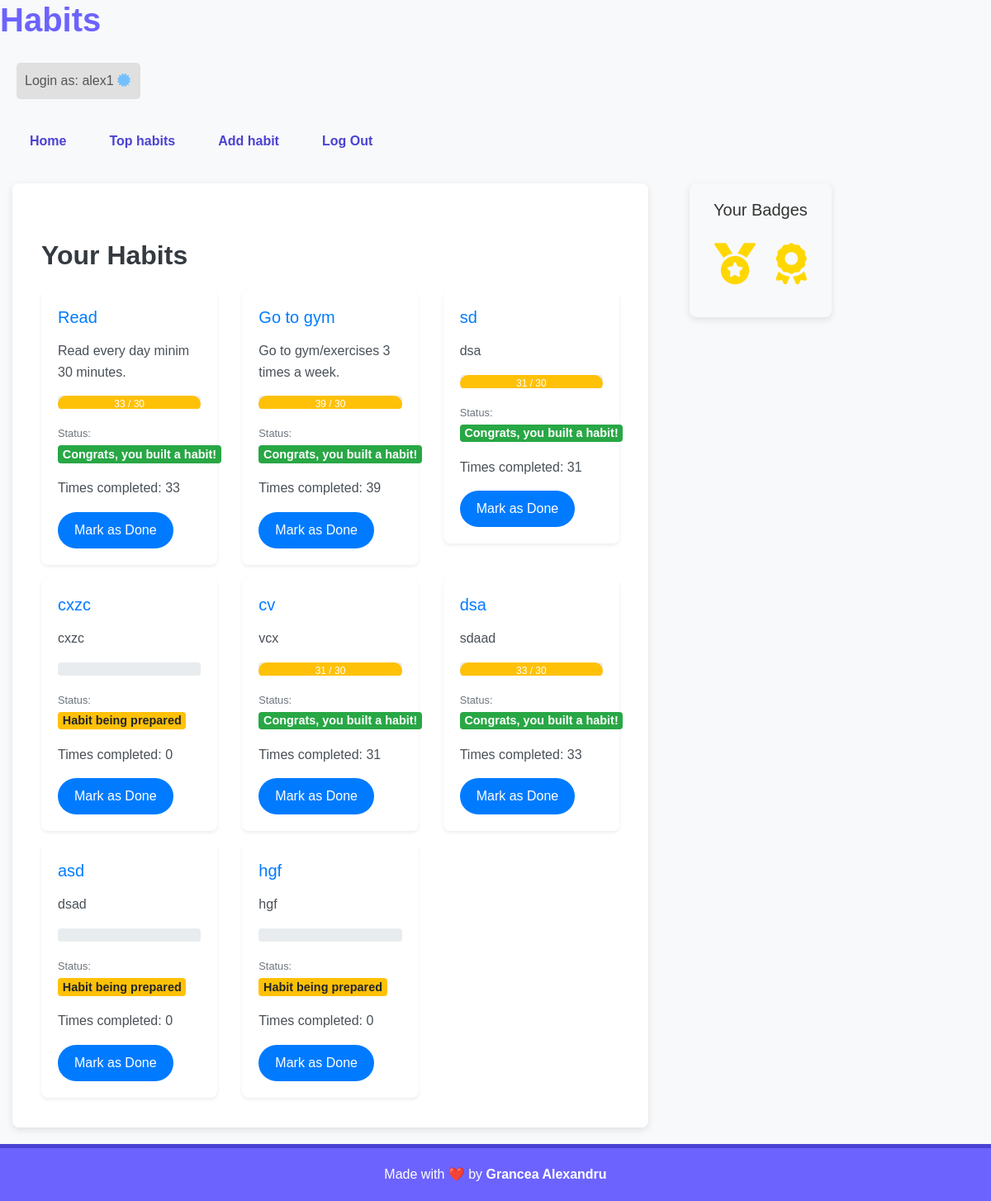
Page /main (signed in) on the earlier database version.
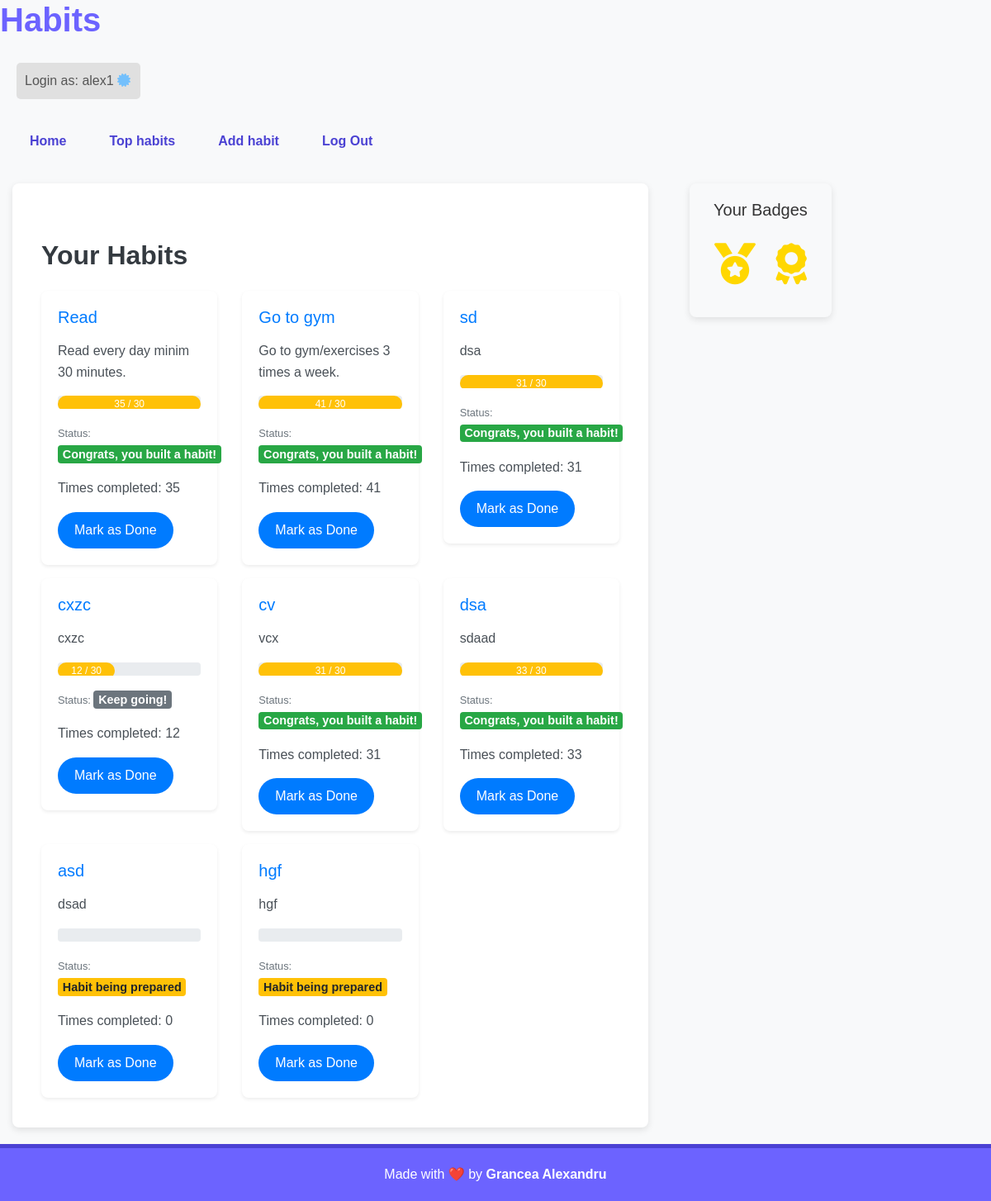
Same page on the later database version.
### habits/models.py (models this page shows, shortened)
class Habit(models.Model):
    user = models.ForeignKey(User, on_delete=models.CASCADE, related_name="habits")
    habit = models.CharField(max_length=64)
    description = models.CharField(max_length=255)
    status = models.CharField(max_length=64, default="Habit being formed")
    times_completed = models.IntegerField(default=0)
    private = models.BooleanField(default=False)

### habits/views.py (the view)
# urls.py: path('main', views.main_page, name='main_page'),
def main_page(request):
    habits = Habit.objects.filter(user=request.user)
    total_completed = 0
    for habit in habits:
        if habit.times_completed >= 30:
            total_completed += 1
    user_badges = get_badge(total_completed)
    return render(request, "habits/main_page.html", {
        "habits": habits,
        "user_badges": user_badges
    })

### habits/templatetags/custom_filters.py (called while the page is built)
@register.filter
def percentage(value, max_value):
    try:
        return (value / max_value) * 100
    except (ValueError, ZeroDivisionError):
        return 0

@register.filter
def get_badge(total_completed):
    user_badges = []
    if total_completed >= 1:
        user_badges.append("Starter Badge")
    if total_completed >= 5:
        user_badges.append("Consistency Badge")
    if total_completed >= 10:
        user_badges.append("Master Badge")
    return user_badges

### templates/habits/main_page.html (shortened to what this page needs)
{% extends "habits/layout.html" %}
{% load custom_filters %}
{% block body %}
    <div class="container mt-5">
        <div class="header">
            <h2>Your Habits</h2>
        </div>
        {% if habits %}
            <div class="habit-list mt-4">
                <div class="row">
                    {% for habit in habits %}
                        <div class="col-md-4 mb-3">
                            <div class="card shadow-sm habit-card" id="habit-card-{{ habit.id }}">
                                <div class="card-body">
                                    <h5 class="card-title">{{ habit.habit }}</h5>
                                    <p class="card-text">{{ habit.description }}</p>
                                <div class="progress">
                                    <div id="progress-bar-{{ habit.id }}" class="progress-bar bg-warning"
                                         role="progressbar"
                                         style="width: {{ habit.times_completed|percentage:30 }}%;"
                                         aria-valuenow="{{ habit.times_completed }}"
                                         aria-valuemin="0"
                                         aria-valuemax="30">
                                        {{ habit.times_completed }} / 30
                                    </div>
                                </div>
                                <p class="card-text">
                                    <small class="text-muted">Status:
                                        <span id="status-{{ habit.id }}">
                                            {% if habit.times_completed >= 30 %}
                                                <span class="badge badge-success">Congrats, you built a habit! </span>
                                            {% elif habit.times_completed >= 25 %}
                                                <span class="badge badge-primary">Almost there!</span>
                                            {% elif habit.times_completed >= 10 %}
                                                <span class="badge badge-secondary"> Keep going! </span>
                                            {% else %}
                                                <span class="badge badge-warning">Habit being prepared</span>
                                            {% endif %}
                                        </span>
                                    </small>
                                </p>
                                <p class="card-text">
                                    Times completed: <span id="times-completed-{{ habit.id }}">{{ habit.times_completed }}</span>
                                </p>
                                <button class="btn btn-primary btn-sm mark-done-btn" data-habit-id="{{ habit.id }}">Mark as Done</button>
                                </div>
                            </div>
                        </div>
                    {% endfor %}
                </div>
            </div>
        {% else %}
            <div class="alert alert-info text-center mt-4" role="alert">
                You don't have any habits yet. <a href="{% url 'add_habit' %}" class="alert-link">Add a new habit</a> to get started!
            </div>
        {% endif %}
    </div>
{% endblock %}

Differences in the rows shown:
changed Habit "Read": times_completed "33" → "35"
changed Habit "Go to gym": times_completed "39" → "41"
changed Habit "cxzc": times_completed (not shown) → "12"; times_completed "0" → "12"; times_completed "Habit being prepared" → "/ 30 Keep going!"
